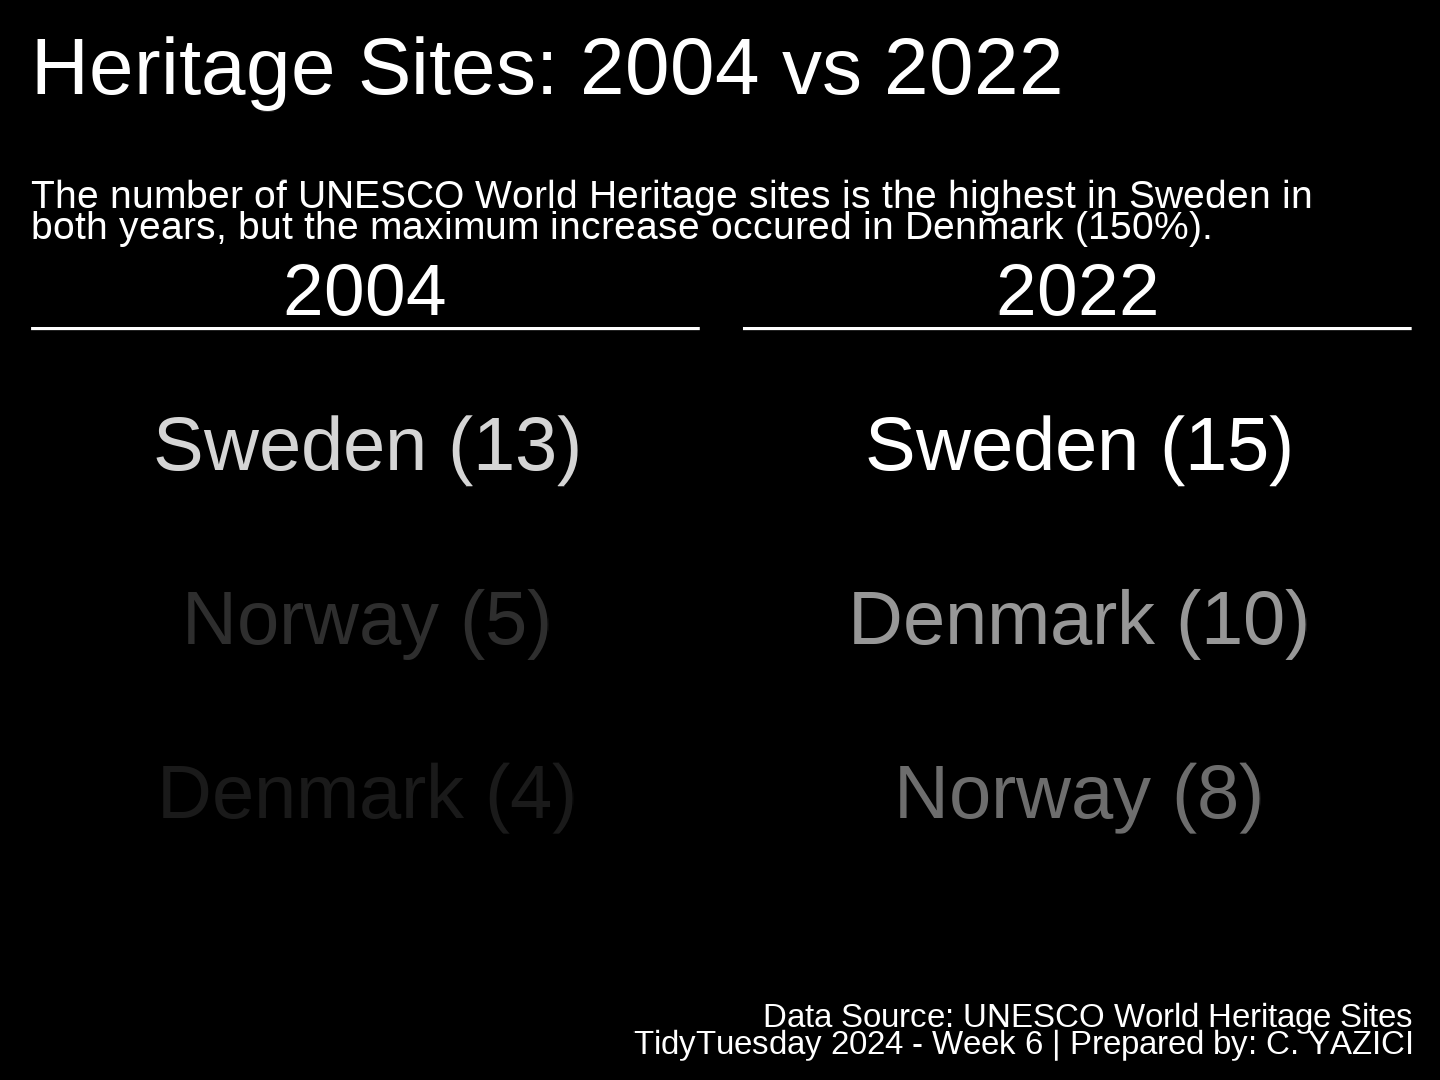

Reproduce this figure in R.
heritage_data <- heritage %>%
  clean_names() %>%
  pivot_longer(cols = -country, values_to = "frequency",
               names_to = "year") %>%
  arrange(year, frequency) %>%
  group_by(year) %>%
  mutate(y = 1:3) %>%
  ungroup() %>%
  mutate(year = as.factor(year),
         year = str_replace_all(year, "x", ""))


subtitle_text <- str_wrap("The number of UNESCO World Heritage sites
is the highest in Sweden in both years,
but the maximum increase occured in Denmark (150%).\n\n\n", 70)

p2 <- ggplot(heritage_data) +
  geom_text(aes(x = 0, y = y, label = paste0(country, " (", frequency,
                ")"), alpha = frequency),
            color = "white", size = 20) +
  facet_wrap(~year) +
  labs(title = "Heritage Sites: 2004 vs 2022\n",
       subtitle = subtitle_text,
       caption = "Data Source: UNESCO World Heritage Sites\nTidyTuesday 2024 - Week 6 | Prepared by: C. YAZICI") +
  scale_x_continuous(limits = c(-0.3, 0.3)) +
  scale_y_continuous(limits = c(0, 3.5)) +
  annotate("segment", x = Inf, xend = -Inf,y = Inf, yend = Inf,
           color = "white", lwd = 3) +
  theme(panel.background = element_rect(fill = "black", color = "black"),
        plot.background = element_rect(fill = "black", color = "black"),
        panel.grid = element_blank(),
        legend.position = "none",
        axis.ticks = element_blank(),
        axis.text = element_blank(),
        axis.title = element_blank(),
        strip.background = element_rect(fill = "black"),
        strip.text = element_text(colour = "white", size = 55),
        plot.title = element_text(colour = "white", size = 60), 
        plot.subtitle = element_text(colour = "white", size = 29), 
        plot.caption = element_text(colour = "white", hjust = 1, 
                                    size = 25), 
        panel.spacing = unit(3, "lines"),
        plot.margin = margin(1.2, 1.0, 0.5, 1.0, "cm"),
        aspect.ratio = 9/9) 

# Save the Plot

ggsave("Week6_v2.png", p2, width = 20, height = 15, dpi = 72)
